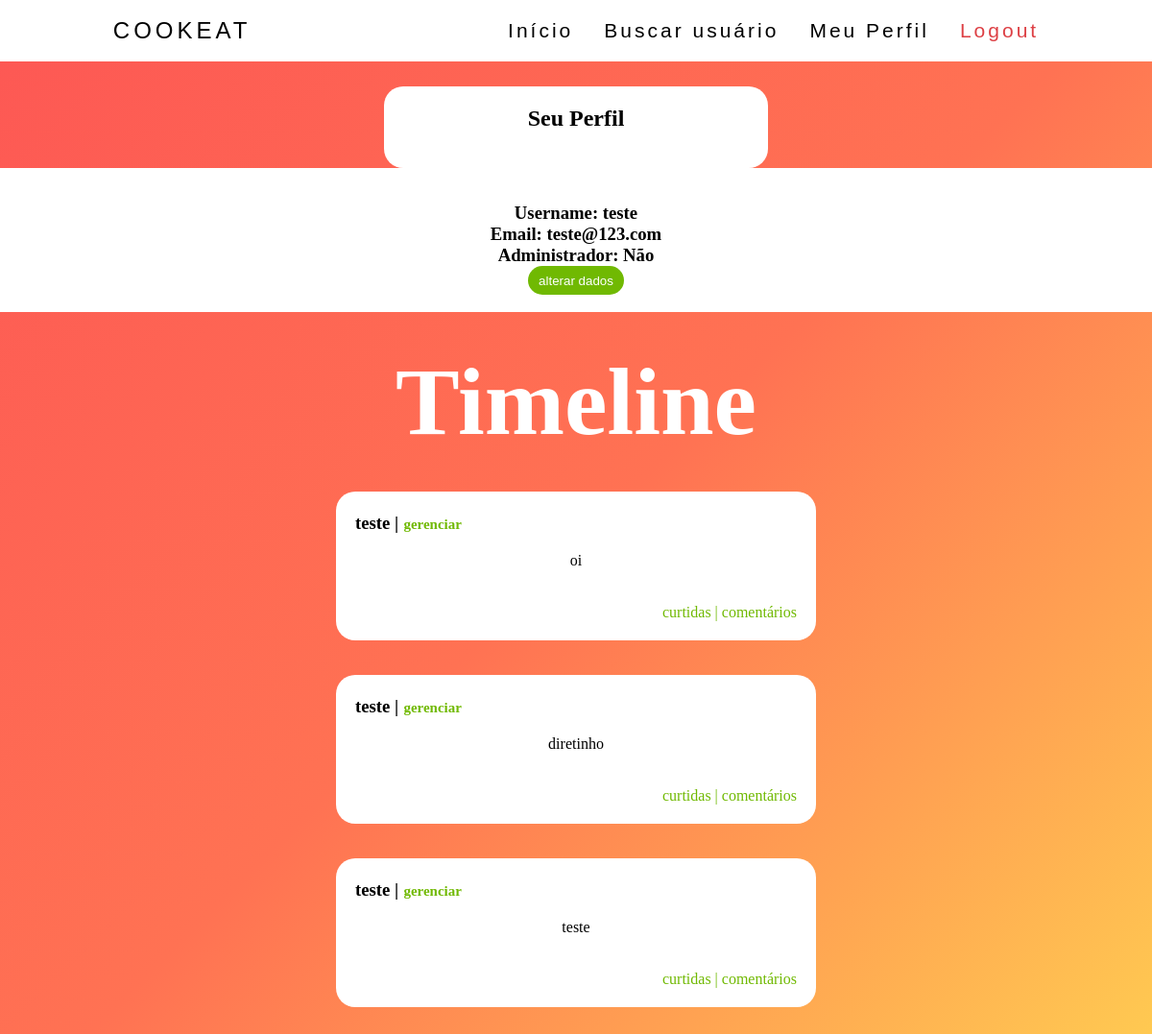
Page /src/src/perfilmeu.php (signed in) on the committed database.
### tables this page shows
CREATE TABLE `usuarios` (
  `cod_usuario` int(11) NOT NULL,
  `username` varchar(16) NOT NULL,
  `senha_cript` varchar(255) NOT NULL,
  `email` varchar(60) NOT NULL,
  `adm` tinyint(1) NOT NULL
);

CREATE TABLE `posts` (
  `id_post` int(11) NOT NULL,
  `cod_autor` int(11) NOT NULL,
  `post` varchar(190) NOT NULL
);

### src/src/autentica.inc (called while the page is built, shortened)
<?php
    if(isset($_SESSION["username"])){
        $username = $_SESSION["username"];
    }
?>

### src/src/perfilmeu.php (the view, shortened to what this page needs)
<?php
    include "autentica.inc";
    include "conexao.php";
    $sql = "SELECT * FROM usuarios WHERE username = '$username';";
    $res = mysqli_query($mysqli,$sql);
    $usuario = mysqli_fetch_array($res);
    $cod_usuario = $usuario["cod_usuario"];
?>
<html>
    <head>
        <link rel='stylesheet' href="assets/css/styleee.css">
    </head>
    <body style=" background: linear-gradient(-45deg,  #ffce51, #ff7253, #fd5754)" >
        <?php include "navuser.php" ?>
        <br><br><br><br><br>
           <div style="background-color: white; padding: 20px; border-radius: 20px; width: 400px; margin: auto; border-color: black; border: 1">
                    <h2 style='text-align: center'>Seu Perfil</h2><br>
            </div>
            <div style="background-color: white; text-align: center; border-color: black; border: 1"> <br><br>
            <h3> Username: <?php echo $usuario["username"]; ?></h3>
            <h3> Email: <?php echo $usuario["email"]; ?></h3>
            <h3> Administrador: <?php if($usuario["adm"] == 1) { echo "Sim"; } else { echo"Não"; } ?></h3>
           <a href="altera_dados.php"> <button style="cursor: pointer;
    font-family: 'Poppins', sans-serif;
    background: rgb(112, 185, 2)	 ;
    color: white;
    border: 0;
    border-radius: 20px; width: 100px; height: 30px"> alterar dados </button> </a>
            <br><br> </div>
            <br><br>
            <h1 style="color: white; text-align: center;font-size:100px"> Timeline </h1>
<br><br>
<div style="margin: auto; text-align: center">
    <?php
        $sql = "SELECT * FROM posts WHERE cod_autor = $cod_usuario;";
        $res = mysqli_query($mysqli,$sql);
        $linhas = mysqli_num_rows($res);
        for($i=0; $i < $linhas; $i++){
            $postagem = mysqli_fetch_array($res);
            include("postagemcardmeu.php");
        }
        ?><br><br>
</div>
<br>
    </body>

### src/src/postagemcardmeu.php
<div style="background-color: white; padding: 20px; border-radius: 20px; width: 500px; margin: auto;">
<h3 style="text-align: left"> <?php echo $usuario["username"] ?> |<a href="#">  <span style="color:  rgb(112, 185, 2); font-size: 15px;"> gerenciar </span> </a>  </h3> <br>
 <p> <?php echo $postagem["post"]; ?> </p> <br><br>
 <p style="color:  rgb(112, 185, 2); text-align: right">  <span> curtidas  |   comentários </span> </p>
</div> <br><br>

### src/src/assets/css/styleee.css (style rules this page uses)
* { margin : 0; padding: 0; box-sizing: border-box; }
a { color: rgb(0, 0, 0); text-decoration: none; transition: 0.3s; font-size: 21px; }

### rows in the picture
usuarios: username "teste", email "teste@123.com"
posts: post "oi"
posts: post "diretinho"
posts: post "teste"
